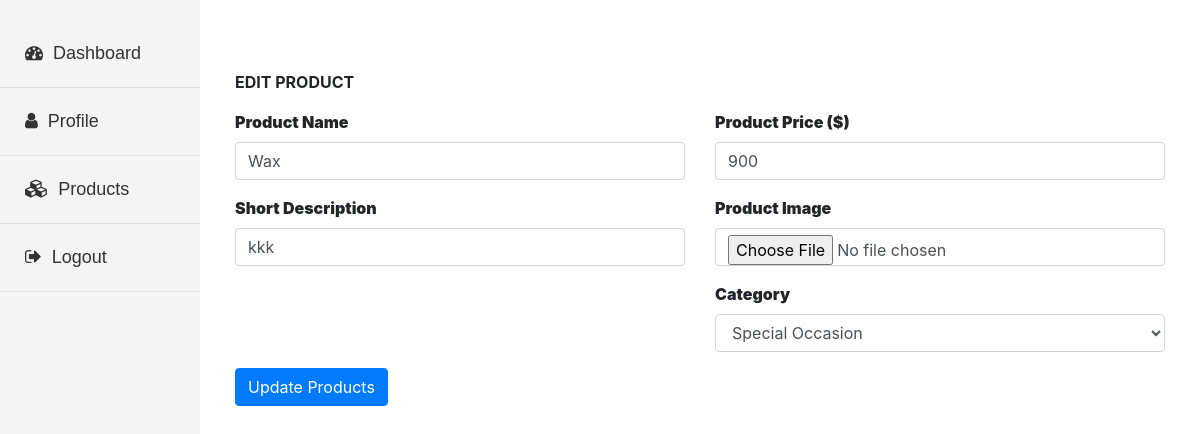
/community_edit_product/17/, run on the app's committed database.
### giftapp/models/product.py (models this page shows)
class Product(models.Model):
    community = models.ForeignKey(Communityprofile, on_delete=models.SET_NULL, null=True)
    name = models.CharField(max_length=50)
    price = models.IntegerField(default=0)
    category = models.ForeignKey(Category, on_delete=models.SET_NULL, null=True)
    description = models.CharField(max_length=200, default='1')
    image = models.ImageField(upload_to='products/')

### giftapp/models/category.py (models this page shows, shortened)
class Category(models.Model):
    category_id = models.CharField(max_length=10, unique=True, null=True)
    name = models.CharField(max_length=225, unique=True)

### giftapp/views.py (the view, shortened to what this page needs)
# urls.py: path('community_edit_product/<int:product_id>/', views.community_edit_product, name='community_edit_product'),
def community_edit_product(request, product_id):
    product = get_object_or_404(Product, id=product_id)
    categories = Category.objects.all()
    context = {
        'product': product,
        'categories': categories,
    }
    return render(request, 'community/community_edit_product.html', context)

### templates/community/community_edit_product.html (shortened to what this page needs)
{% extends 'community/community_base.html' %}
{% load widget_tweaks %}
{% block content %}
<head>
</head>
<form method="post" enctype="multipart/form-data" onsubmit="return validateForm()">
    <div class="container register-form"style="margin-top:50px;">
        <div class="form">
            <div class="note">
                <p><b>EDIT PRODUCT<b></p>
            </div>
            <div class="form-content">
                <div class="row">
                    <div class="col-md-6">
                        <div class="form-group">
                            <label for="id_name">Product Name</label>
                            <input type="text" id="id_name" name="name" class="form-control" value={{product.name}} placeholder="Product Name" required>
                        </div>
                        <div class="form-group">
                            <label for="id_description">Short Description</label>
                            <input type="text" id="id_description" name="description" class="form-control" value={{product.description}} placeholder="Description" required>
                        </div>
                    </div>
                    <div class="col-md-6">
                        <div class="form-group">
                            <label for="id_price">Product Price ($)</label>
                            <input type="text" id="id_price" name="price" class="form-control" value={{product.price}} placeholder="Price" required>
                        </div>
                        <div class="form-group">
                            <label for="id_product_image">Product Image</label>
                            <input type="file" id="id_product_image" name="product_image" class="form-control" value={{product.image}} placeholder="product_image" accept=".jpeg, .jpg, .png" required>
                        </div>
                        <div class="form-group">
                            <label for="id_category">Category</label>
                            <select id="id_category" name="category" class="form-control">
                                {% for category in categories %}
                                    <option value="{{ category.id }}" {% if category.id == product.category.id %} selected {% endif %}>{{ category.name }}</option>
                                {% endfor %}
                            </select>
                        </div>
                    </div>
                </div>
                <div>
                    <button href="{% url 'community_product' %}" type="submit" class="btn btn-primary">Update Products</button>
                </div>
            </div>
        </div>
    </div>
</form>
{% endblock content %}

### data on the page
Product: name "Wax", description "kkk", price "900", category "Special Occasion"
